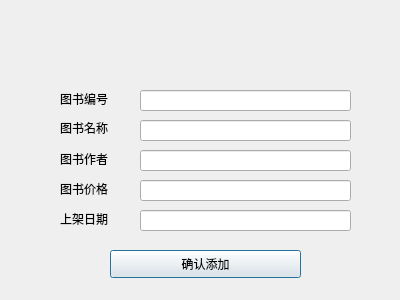
<?xml version="1.0" encoding="UTF-8"?>
<ui version="4.0">
 <class>add_books</class>
 <widget class="QDialog" name="add_books">
  <property name="geometry">
   <rect>
    <x>0</x>
    <y>0</y>
    <width>400</width>
    <height>300</height>
   </rect>
  </property>
  <property name="windowTitle">
   <string>Dialog</string>
  </property>
  <widget class="QLabel" name="ISBN">
   <property name="geometry">
    <rect>
     <x>60</x>
     <y>90</y>
     <width>72</width>
     <height>15</height>
    </rect>
   </property>
   <property name="text">
    <string>&lt;html&gt;&lt;head/&gt;&lt;body&gt;&lt;p&gt;图书编号&lt;/p&gt;&lt;/body&gt;&lt;/html&gt;</string>
   </property>
  </widget>
  <widget class="QLabel" name="book_name">
   <property name="geometry">
    <rect>
     <x>60</x>
     <y>120</y>
     <width>72</width>
     <height>15</height>
    </rect>
   </property>
   <property name="text">
    <string>图书名称</string>
   </property>
  </widget>
  <widget class="QLabel" name="book_author">
   <property name="geometry">
    <rect>
     <x>60</x>
     <y>150</y>
     <width>72</width>
     <height>15</height>
    </rect>
   </property>
   <property name="text">
    <string>&lt;html&gt;&lt;head/&gt;&lt;body&gt;&lt;p&gt;图书作者&lt;/p&gt;&lt;/body&gt;&lt;/html&gt;</string>
   </property>
  </widget>
  <widget class="QLabel" name="book_price">
   <property name="geometry">
    <rect>
     <x>60</x>
     <y>180</y>
     <width>72</width>
     <height>15</height>
    </rect>
   </property>
   <property name="text">
    <string>&lt;html&gt;&lt;head/&gt;&lt;body&gt;&lt;p&gt;图书价格&lt;/p&gt;&lt;/body&gt;&lt;/html&gt;</string>
   </property>
  </widget>
  <widget class="QLabel" name="putaway_date">
   <property name="geometry">
    <rect>
     <x>60</x>
     <y>210</y>
     <width>72</width>
     <height>15</height>
    </rect>
   </property>
   <property name="text">
    <string>&lt;html&gt;&lt;head/&gt;&lt;body&gt;&lt;p&gt;上架日期&lt;/p&gt;&lt;/body&gt;&lt;/html&gt;</string>
   </property>
  </widget>
  <widget class="QLineEdit" name="ISBN_2">
   <property name="geometry">
    <rect>
     <x>140</x>
     <y>90</y>
     <width>211</width>
     <height>21</height>
    </rect>
   </property>
  </widget>
  <widget class="QLineEdit" name="book_name_2">
   <property name="geometry">
    <rect>
     <x>140</x>
     <y>120</y>
     <width>211</width>
     <height>21</height>
    </rect>
   </property>
  </widget>
  <widget class="QLineEdit" name="book_author_2">
   <property name="geometry">
    <rect>
     <x>140</x>
     <y>150</y>
     <width>211</width>
     <height>21</height>
    </rect>
   </property>
  </widget>
  <widget class="QLineEdit" name="book_price_2">
   <property name="geometry">
    <rect>
     <x>140</x>
     <y>180</y>
     <width>211</width>
     <height>21</height>
    </rect>
   </property>
  </widget>
  <widget class="QLineEdit" name="putaway_date_2">
   <property name="geometry">
    <rect>
     <x>140</x>
     <y>210</y>
     <width>211</width>
     <height>21</height>
    </rect>
   </property>
  </widget>
  <widget class="QPushButton" name="add">
   <property name="geometry">
    <rect>
     <x>110</x>
     <y>250</y>
     <width>191</width>
     <height>28</height>
    </rect>
   </property>
   <property name="text">
    <string>确认添加</string>
   </property>
  </widget>
 </widget>
 <resources/>
 <connections/>
</ui>
